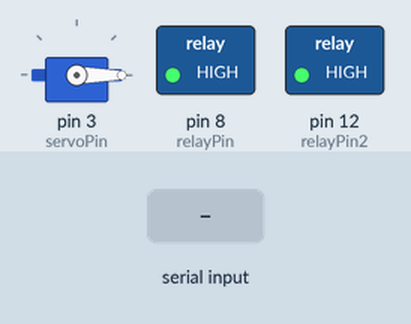
The sketch below on a simulated Arduino Uno, built with avr-gcc and run on an emulated ATmega328P. Parts: servo, switched loads named in the sketch (green lamp = pin HIGH). The inputs (shaded band) are chosen by the test bench.

Above: at 1.2 s.
1.3 s: "1\n" received over Serial
At 2.8 s:
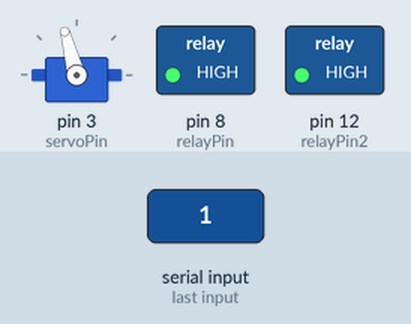
3.8 s: "3\n" received over Serial
At 5.8 s:
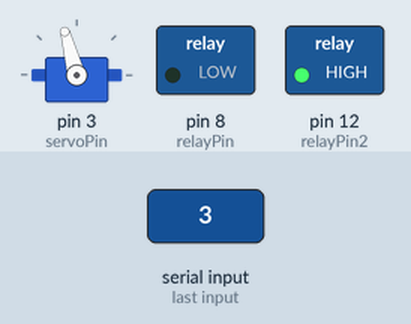
6.3 s: "0\n" received over Serial
At 7.7 s:
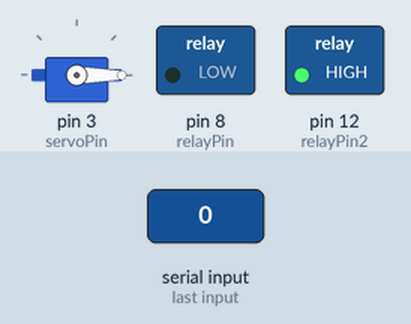
8.8 s: "5\n" received over Serial
At 10.9 s:
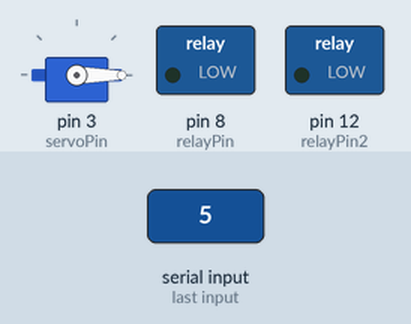
11.3 s: "2\n" received over Serial
At 12.8 s:
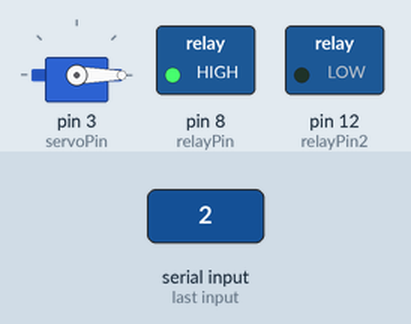
13.8 s: "4\n" received over Serial
At 15.9 s:
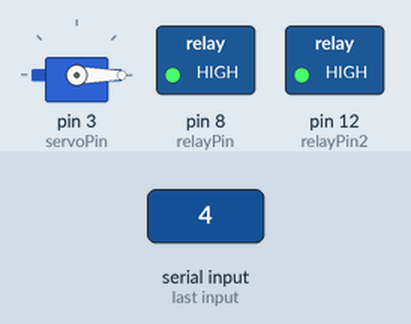
Timing chart, 0 to 17.3 s (numbered marks = the images above; inputs shaded):
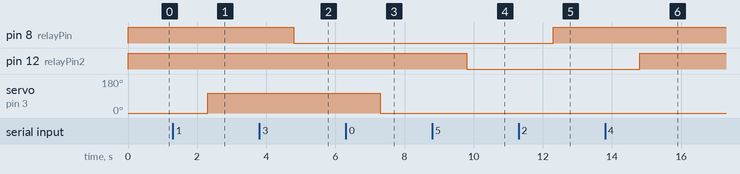

Measured:
- after the input at 1.3 s, servo on pin 3 (servoPin): 0° → 105° after 1.0 s
- after the input at 3.8 s, pin 8 (relayPin): HIGH → LOW after 1.0 s
- after the input at 6.3 s, servo on pin 3 (servoPin): 105° → 0° after 1.0 s
- after the input at 8.8 s, pin 12 (relayPin2): HIGH → LOW after 1.0 s
- after the input at 11.3 s, pin 8 (relayPin): LOW → HIGH after 1.0 s
- after the input at 13.8 s, pin 12 (relayPin2): LOW → HIGH after 1.0 s

The sketch:

arduinoCode.ino
```cpp
#include <dht.h>
#include <Servo.h>

//data fro the DHT11 sensor, temp and humidity
dht DHT;
#define DHTPIN 2

//data for servo, turns watering valve
int servoPin = 3;
Servo s1;

//relay pin numbers
int relayPin = 8;
int relayPin2 = 12;

//serial in (from the RPi)
String in;

//stored values for the timer so we don't have to use the delay method, which will stop everything!
long currMillis;
long lastRead;
long interval = 30000; //<- Change this value to manipulate the data reading and transmitting interval (in milliseconds)

//the pins for the moisture sensors
int moisturePin1 = A0;
int moisturePin2 = A1;

//initialise what needs to be initialised
void setup()
{
  //set the pinmode to outpute and the digitral write to high for the relay
 pinMode(relayPin, OUTPUT);
 digitalWrite(relayPin, HIGH);
 pinMode(relayPin2, OUTPUT);
 digitalWrite(relayPin2, HIGH);

 //enable servo
 s1.attach(servoPin);
 s1.write(0);

 //begin serial
 Serial.begin(9600);

 //initialise timers
 currMillis = millis();
 lastRead = millis();
}

void loop()
{
  //keeps track fo the current time
  currMillis = millis();

  //check to see if another reading is due
  if(currMillis - interval > lastRead)
  {
    //read sensor data
    int chk = DHT.read11(DHTPIN);
    int moist1Val = analogRead(moisturePin1);
    int moist2Val = analogRead(moisturePin2);

    //communicate data to the Pi
    Serial.println(DHT.temperature);
    Serial.println(DHT.humidity);
    Serial.println(moist1Val);
    Serial.println(moist2Val);

    //set the time for the last read
    lastRead = currMillis;
  }

 //serial reciever
 while(Serial.available() > 0)
 {
   in = Serial.readString(); //read serial data
   int val = in.toInt(); //convert to int before using in switch

   //switch statement for toggles, much faster than multiple if elses
   switch(val)
   {
      case 0: //servo turned 0 degrees
        s1.write(0);
        break;
       case 1: //servo turned 90 degrees
         s1.write(105);
         break;
       case 2: //relay 1 off
         digitalWrite(relayPin, HIGH);
         break;
       case 3: //relay 1 on
         digitalWrite(relayPin, LOW);
         break;
       case 4: //realy 2 off
         digitalWrite(relayPin2, HIGH);
         break;
       case 5: //relay 2 on
         digitalWrite(relayPin2, LOW);
         break;
       default:
         break;
    }
  }
}
```
